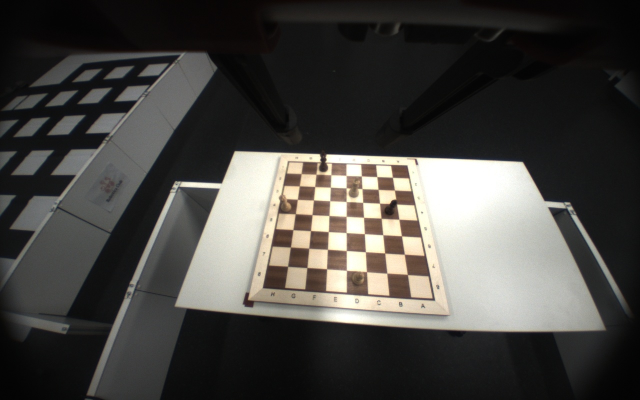
#> input picture baxter_cv/frame_capture/1280x800_posA.jpg, 1280 x 800 px (shown at 1/2 size)
$ python -i board_Recognition.py   (imports and definitions only)   (Python 2 division)   (older library calls are emulated)
#> lines starting #> are read from the running program, lines starting #| are printed output that depends on the picture; after the words box and inside, x2 and y2 are one past the last pixel; in counts of white or black regions, pixels touching at a corner belong together
#> further down, picture is the input picture: shape (800, 1280, 3); mean B, G, R 67.2, 70.8, 72.5
import math
import cv2
import numpy as np
import imutils
from Line import LineClass
from Square import SquareClass

check =  True

class board_Recognition:
	'''
	This class handles the initialization of the board by finding chess board, lines and squares, etc.
	Work perfect for resolution 960x600
	rosrun baxter_tools camera_control.py -o left_hand_camera -r 960x600
	'''

	def __init__(self, image):

		self.image = image

	def initialize_Board(self):

		# Threshold the image to binary
		adaptiveThresh,img = self.thresh_Image(self.image)

		# Separate chess board from raw image
		mask, points = self.initialize_mask(adaptiveThresh,img)

		# Perspective transform the chess board
		perspective_output, trans_matrix = self.perspective(mask, points)

		# Find edges
		edges, colorEdges = self.findEdges(perspective_output)

		# Find lines
		horizontal, vertical = self.findLines(edges,colorEdges.copy())

		# Find corners
		self.corners = self.findCorners(horizontal, vertical, colorEdges)
		print(len(self.corners))

		# Find squares
		squares = self.findSquares(self.corners, colorEdges)

		# Find Occupancy squares
		occupancy_squares = self.occupancySquares(perspective_output, edges, squares)

		# Find all square in pixel uv coordinate
		origin_positions = self.square_on_image(mask, squares, trans_matrix)

		return self.corners, occupancy_squares, origin_positions


	def thresh_Image(self,image):
		'''
		Resizes and converts the image to black and white for simpler analysis
		'''
		# resize image
		img = imutils.resize(image)

		gray = cv2.cvtColor(img, cv2.COLOR_BGR2GRAY)
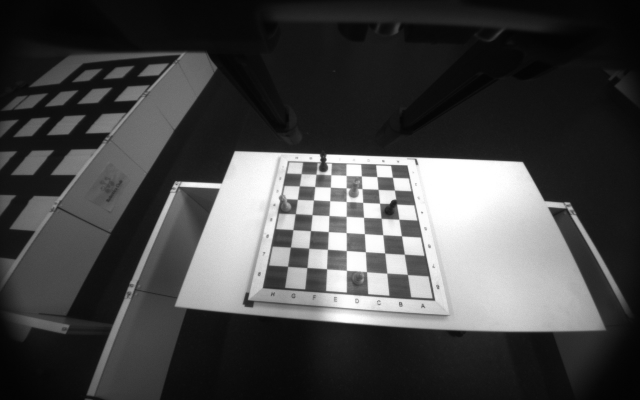
#> gray: shape (800, 1280) (shown at 1/2 size); min 2, max 255, mean 70.9

		# pixels above the threshold value are white and those below are black
		adaptiveThresh = cv2.adaptiveThreshold(gray, 255, cv2.ADAPTIVE_THRESH_GAUSSIAN_C, cv2.THRESH_BINARY, 55, 2)
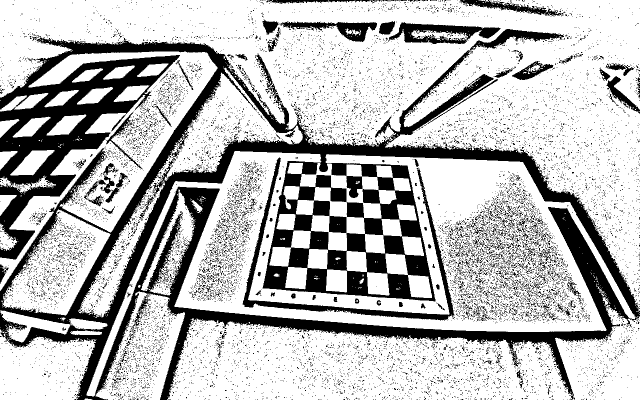
#> adaptiveThresh: shape (800, 1280) (shown at 1/2 size); 72.7% white; 13288 black regions (12985 under 20 px)

		if not check:
			cv2.imshow("Adaptive Thresholding", adaptiveThresh)
			cv2.waitKey(1)

		return adaptiveThresh, img

	def initialize_mask(self, adaptiveThresh,img):
		'''
		Detect border of chessboard and put all unnecessary pixel (environment outside chessboard) into zero,
		meaning black color.
		'''

		# Find contours which are closed polygons
		if cv2.__version__[0]=="3":
			_, contours, hierarchy = cv2.findContours(adaptiveThresh, cv2.RETR_TREE, cv2.CHAIN_APPROX_SIMPLE)
		else: contours, hierarchy = cv2.findContours(adaptiveThresh, cv2.RETR_TREE, cv2.CHAIN_APPROX_SIMPLE)
#> contours = 17458 contours, 16937 with area under 20; largest, box (x1, y1, x2, y2) and area: (0, 0, 1280, 624) 295432, (173, 302, 1280, 800) 294654, (0, 103, 435, 582) 53576, (157, 135, 606, 636) 32071, (575, 326, 834, 544) 23805

		# Create copy of original image
		# imgContours = img.copy()

		for c in range(len(contours)):
			# Area
			area = cv2.contourArea(contours[c])
			# Perimenter
			perimeter = cv2.arcLength(contours[c], True)
			#the largest square is always the largest ratio -> chess board
			if c ==0:
				Lratio = 0
			if perimeter > 0:
				ratio = area / perimeter
				if ratio > Lratio:
					largest=contours[c]
					Lratio = ratio
					Lperimeter=perimeter
					Larea = area
			else:
					pass
#> this loop made 17458 passes
#> (area, perimeter, ratio, Lratio, Lperimeter, Larea) on passes 69, 76: (390, 143.6, 2.72, 2.72, 143.6, 390), (19776, 922.2, 21.44, 21.44, 922.2, 19776)
#> after the loop, Larea = 295432.5; Lperimeter = 8350.4; largest = contour of 4084 points, box (x1, y1, x2, y2) (0, 0, 1280, 624), area 295432

		# Draw contours
		cv2.drawContours(self.image, [largest], -1, (0,0,255), 2)
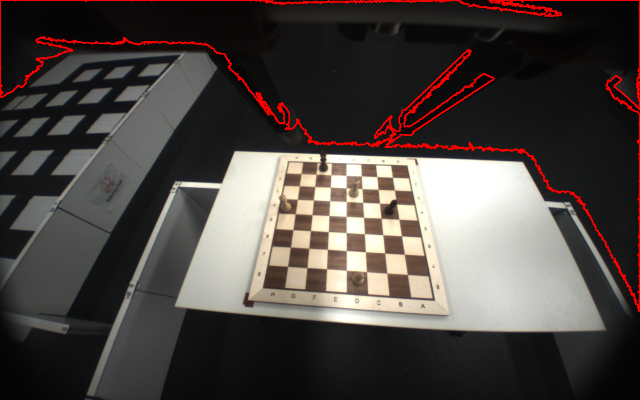
#> self.image: shape (800, 1280, 3) (shown at 1/2 size); 2.15% of pixels changed, all inside (x1, y1, x2, y2) = (0, 0, 1280, 625)
		if check:
			cv2.imshow("Chess Board",self.image)
			cv2.waitKey(0)

		# Epsilon parameter needed to fit contour to polygon
		epsilon = 0.1 * Lperimeter
#> epsilon = 835
		# Approximates a polygon from chessboard edge
		chessboardEdge = cv2.approxPolyDP(largest, epsilon, True)
#> chessboardEdge = [[0, 0], [1279, 620]]
		chessboardEdge = np.squeeze(chessboardEdge)
		print "4 corners: ", chessboardEdge
#| 4 corners:  [[   0    0]
#|  [1279  620]]

		# Create new all black image
		mask = np.zeros((img.shape[0], img.shape[1]), 'uint8')
		# Copy the chessboard edges as a filled white polygon size of chessboard edge
		cv2.fillConvexPoly(mask, chessboardEdge, 255, 1)
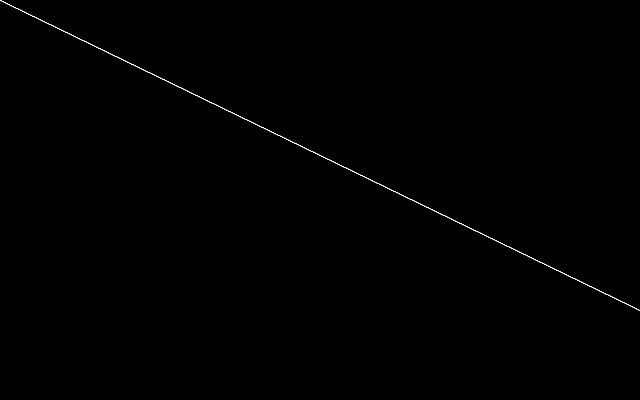
#> mask: shape (800, 1280) (shown at 1/2 size); 0.19% white in thin lines or dots, all inside (x1, y1, x2, y2) = (0, 0, 1280, 621)
		# Assign all pixels that are white (i.e the polygon, i.e. the chessboard)
		extracted = np.zeros_like(img)
		extracted[mask == 255] = img[mask == 255]

		if not check:
			cv2.imshow("mask",extracted)
			cv2.waitKey(1)

		return extracted, chessboardEdge

	def perspective(self,image, points):

		pts1 = np.float32(points)
#> pts1 = [[0, 0], [1279, 620]]
		if points[0][0]**2 + points[0][1]**2 > points[1][0]**2 + points[1][1]**2:
			pts2 = np.float32([[500,0],[0,0],[0,500],[500,500]])
		else: pts2 = np.float32([[0,0],[0,500],[500,500],[500,0]])

#> (the run stopped early here; a loop or call above may not have finished)

$ run again, on baxter_cv/frame_capture/1280x800_posB.jpg
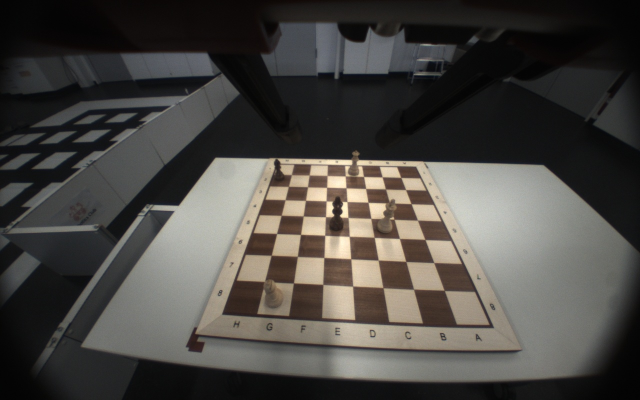
#> input picture baxter_cv/frame_capture/1280x800_posB.jpg, 1280 x 800 px (shown at 1/2 size)
#> picture is the input picture: shape (800, 1280, 3); mean B, G, R 67.5, 71.5, 74
#> in thresh_Image, `adaptiveThresh = cv2.adaptiveThreshold(gray, 255, cv2.ADAPTIVE_THRESH_..`:
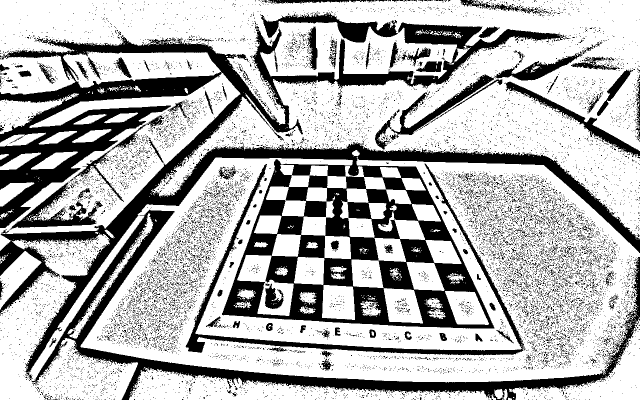
#> adaptiveThresh: shape (800, 1280) (shown at 1/2 size); 69.7% white; 13357 black regions (13088 under 20 px)
#> contours = 17876 contours, 17447 with area under 20; largest, box (x1, y1, x2, y2) and area: (0, 314, 1280, 800) 318551, (0, 0, 1280, 479) 285290, (0, 103, 481, 502) 68432, (258, 736, 992, 800) 21050, (370, 326, 1049, 712) 14305
#> the loop in initialize_mask, `for c in range(len(contours)):` made 17876 passes
#> (area, perimeter, ratio, Lratio, Lperimeter, Larea) on passes 10, 41: (353, 128.9, 2.74, 2.74, 128.9, 353), (21050.5, 2283.5, 9.22, 9.22, 2283.5, 21050.5)
#> after the loop in initialize_mask, `for c in range(len(contours)):`: Larea = 318551; Lperimeter = 8826.8; largest = contour of 3773 points, box (x1, y1, x2, y2) (0, 314, 1280, 800), area 318551
#> self.image: shape (800, 1280, 3); 2.5% of pixels changed, all inside (x1, y1, x2, y2) = (0, 313, 1280, 800)
#> epsilon = 882.7
#> chessboardEdge = [[1279, 506], [0, 799]]
#| 4 corners:  [[1279  506]
#|  [   0  799]]
#> in initialize_mask, `cv2.fillConvexPoly(mask, chessboardEdge, 255, 1)`:
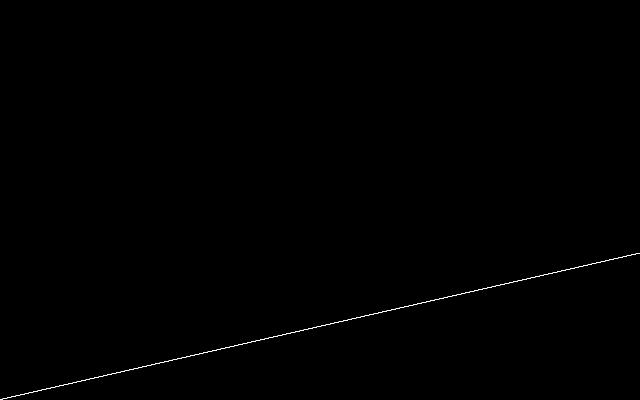
#> mask: shape (800, 1280) (shown at 1/2 size); 0.15% white in thin lines or dots, all inside (x1, y1, x2, y2) = (0, 506, 1280, 800)

$ run again, on baxter_cv/frame_capture/1280x800_posC.jpg
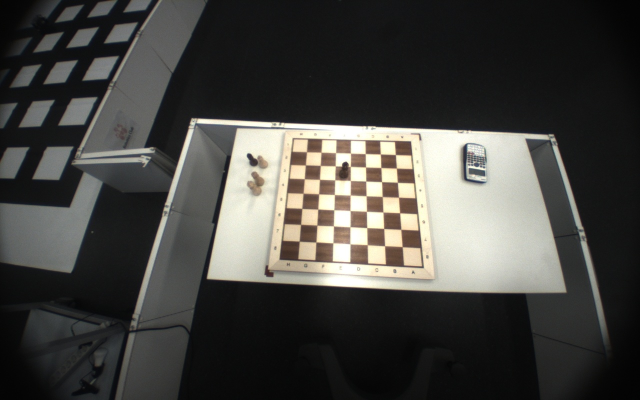
#> input picture baxter_cv/frame_capture/1280x800_posC.jpg, 1280 x 800 px (shown at 1/2 size)
#> picture is the input picture: shape (800, 1280, 3); mean B, G, R 66, 69.8, 70.7
#> in thresh_Image, `adaptiveThresh = cv2.adaptiveThreshold(gray, 255, cv2.ADAPTIVE_THRESH_..`:
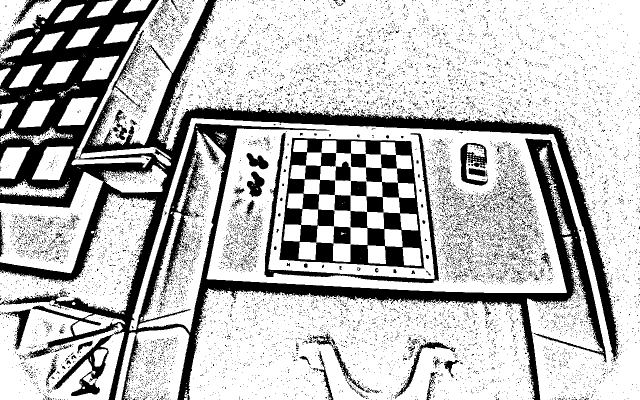
#> adaptiveThresh: shape (800, 1280) (shown at 1/2 size); 73.5% white; 13867 black regions (13623 under 20 px)
#> contours = 17642 contours, 17222 with area under 20; largest, box (x1, y1, x2, y2) and area: (259, 0, 1280, 800) 502460, (368, 577, 1070, 800) 132914, (558, 274, 850, 539) 66128, (0, 387, 312, 800) 65698, (143, 0, 416, 335) 31844
#> the loop in initialize_mask, `for c in range(len(contours)):` made 17642 passes
#> (area, perimeter, ratio, Lratio, Lperimeter, Larea) on passes 53, 57: (1547.5, 318.8, 4.85, 4.85, 318.8, 1547.5), (14231.5, 665.6, 21.38, 21.38, 665.6, 14231.5)
#> after the loop in initialize_mask, `for c in range(len(contours)):`: Larea = 66128.5; Lperimeter = 1097; largest = contour of 247 points, box (x1, y1, x2, y2) (558, 274, 850, 539), area 66128
#> self.image: shape (800, 1280, 3); 0.33% of pixels changed, all inside (x1, y1, x2, y2) = (557, 273, 851, 540)
#> epsilon = 109.7
#> chessboardEdge = [[583, 276], [820, 281], [849, 537], [559, 520]]
#| 4 corners:  [[583 276]
#|  [820 281]
#|  [849 537]
#|  [559 520]]
#> mask: shape (800, 1280); 6.5% white; 1 white region, box (x1, y1, x2, y2) and area: (559, 276, 850, 538) 66521
#> Matrix = [[-0.0783, 3.71, -978.7], [3.25, 0.32, -1982.8], [0.000199, 0.00135, 1]]
#> trans_matrix has the same summary as Matrix in perspective
#> edges: shape (460, 460); 3.1% white in thin lines or dots
#> lines = 43 rows, first 6: [351, 417, 351, 0], [352, 459, 352, 41], [169, 411, 169, 22], [291, 451, 291, 52], [36, 356, 416, 350], [413, 459, 413, 0]
#> the loop in findLines, `for line in lines:` made 43 passes
#> the loop in findCorners, `for v in vertical:` made 20 passes
#> the loop in findCorners, `for c in corners:` made 460 passes
#> the loop in findCorners, `for d in finalCorners:` made 49 passes
#> after the loop in findCorners, `for d in finalCorners:`:
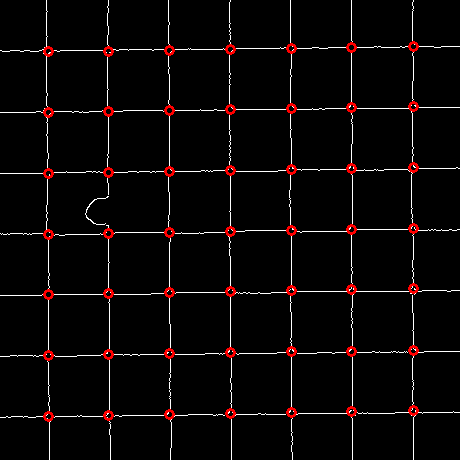
#> colorEdges: shape (460, 460, 3); mean B, G, R 6.8, 6.8, 10.8
#| 49
